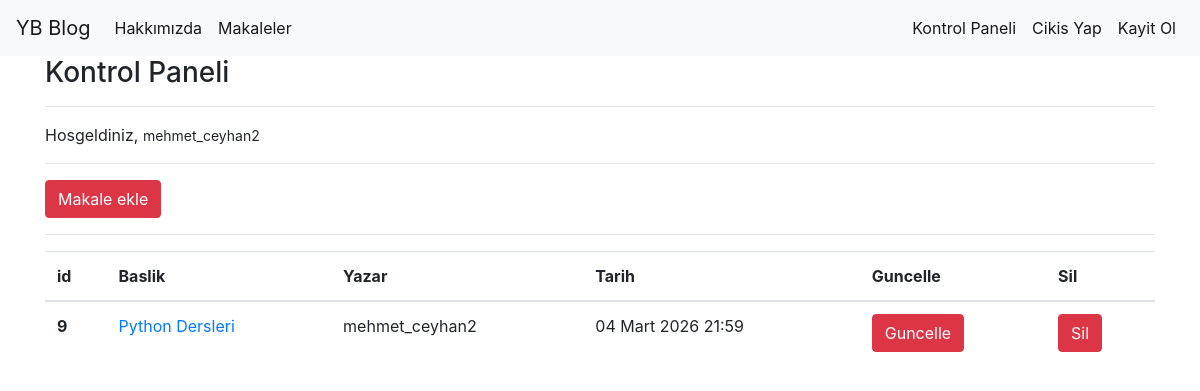
Screenshot of /articles/dashboard/ (signed in) with the database file from the repository.
### article/models.py (models this page shows, shortened)
class Article(models.Model):
    author = models.ForeignKey("auth.User",on_delete=models.CASCADE,verbose_name="Author")
    title = models.CharField(max_length=50,verbose_name="Title")
    content = RichTextField()
    created_date = models.DateTimeField(auto_now_add=True,verbose_name="Date of Creation")
    article_image = models.FileField(blank=True,null = True,verbose_name= "Makaleye Fotograf Ekleyin")
    class Meta:
        ordering = ['-created_date']

### article/views.py (the view)
# urls.py: path('dashboard/',views.dashboard,name="dashboard"),
@login_required(login_url = "user:login")
def dashboard(request):
    articles = Article.objects.filter(author = request.user)
    context= {"articles":articles}
    return render(request,"dashboard.html",context=context)

### templates/dashboard.html
{% extends "layout.html" %}
{% block body %}
<h3> Kontrol Paneli </h3>
<hr>
<p>
    Hosgeldiniz, <small>{{request.user.username}}</small>
</p>
<hr>
<a class = "btn btn-danger" href="/articles/addarticle">
Makale ekle
</a>
<hr>
{% if articles %}
<table class="table">
  <thead>
    <tr>
      <th scope="col">id</th>
      <th scope="col">Baslik</th>
      <th scope="col">Yazar</th>
      <th scope="col">Tarih</th>
      <th scope="col">Guncelle</th>
      <th scope="col">Sil</th>
    </tr>
  </thead>
  <tbody>
    {% for article in articles %}
     <tr>
      <th scope="row">{{article.id}}</th>
      <td><a href = "/articles/article/{{article.id}}"> {{article.title}}</a></td>
      <td>{{article.author.username}}</td>
      <td>{{article.created_date}}</td>
      <td><a href="/articles/update/{{article.id}}" class = "btn btn-danger">Guncelle</a></td>
      <td><a href="/articles/delete/{{article.id}}"class = "btn btn-danger">Sil</a></td>
    </tr>
    {% endfor %}
  </tbody>
</table>
{% else %}
<div class = "alert alert-danger">
Henuz bir makaleniz bulunmuyor....
</div>
{% endif %}
{% endblock body %}

### rows the page displays
Article: id "9", title "Python Dersleri", author.username "mehmet_ceyhan2", created_date "04 Mart 2026 21:59"

### other values shown
{{ request.user.username }} "mehmet_ceyhan2"
